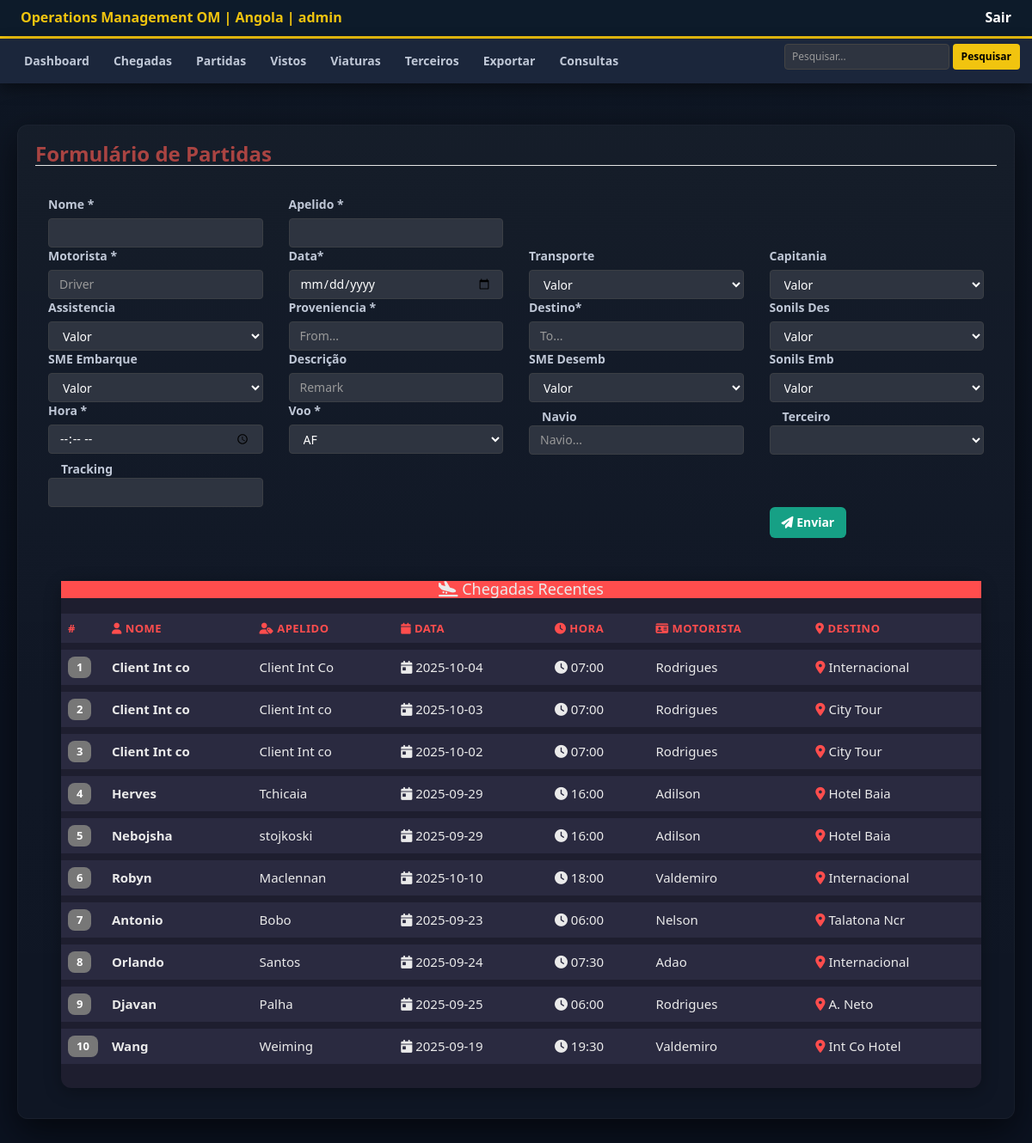
The page /partidas_cadastrar.php (signed in) on the database its author committed.
### tables this page shows
CREATE TABLE `admin_usuarios` (
  `id` int NOT NULL,
  `nome` varchar(50) NOT NULL,
  `acesso` int NOT NULL,
  `login` varchar(50) NOT NULL,
  `senha` varchar(50) NOT NULL,
  `email` varchar(50) NOT NULL,
  `created` datetime NOT NULL,
  `modified` datetime DEFAULT NULL
);

CREATE TABLE `meetpartida` (
  `id` int NOT NULL,
  `Nome` varchar(50) NOT NULL,
  `Apelido` varchar(50) NOT NULL,
  `Motorista` text NOT NULL,
  `Data` date NOT NULL,
  `Transporte` varchar(50) NOT NULL,
  `Embarques` text NOT NULL,
  `SonilsAcesso` varchar(50) NOT NULL,
  `Capitania` text NOT NULL,
  `Desembarques` varchar(50) NOT NULL,
  `Proveniencia` varchar(50) NOT NULL,
  `Destino` varchar(50) NOT NULL,
  `Navio` varchar(50) NOT NULL,
  `Descricao` varchar(50) NOT NULL,
  `Hora` varchar(50) NOT NULL,
  `Voo` varchar(50) NOT NULL,
  `ValorTransporte` varchar(50) NOT NULL,
  `Terceiro` varchar(50) NOT NULL,
  `Trackingnumber` varchar(50) NOT NULL,
  `ValorCapitania` varchar(50) NOT NULL,
  `ValorEmbarque` varchar(50) NOT NULL,
  `ValorDesembarque` varchar(50) NOT NULL,
  `ValorAcesso` varchar(50) NOT NULL,
  `image` varchar(50) NOT NULL,
  `ValorAssistencia` varchar(50) NOT NULL,
  `assisgate` varchar(11) NOT NULL
);

### partidas_cadastrar.php (the view, shortened to what this page needs)
<?php
include_once("conexao.php");
$id = isset($_SESSION['id_usuario']) ? $_SESSION['id_usuario'] : 0;
$percorre = array('login' => 'Visitante');
if($id){
    $selecao = "SELECT * FROM admin_usuarios WHERE id='$id'";
    $acessar = mysqli_query($conexao, $selecao);
    if($acessar) $percorre = mysqli_fetch_array($acessar);
}
?>
<!DOCTYPE html>
<html lang="pt">
<head>
    <link href="//maxcdn.bootstrapcdn.com/bootstrap/3.3.7/css/bootstrap.min.css" rel="stylesheet" id="bootstrap-css">
    <link rel="stylesheet" href="https://cdnjs.cloudflare.com/ajax/libs/font-awesome/6.4.0/css/all.min.css">
    <link rel="stylesheet" href="chegadas_cadastrar.css">
</head>
<body onload='get_client_list()'>
    <?php
        include_once("st_cabecalho.php");
    ?>
    <div class="form-wrapper">
        <form action="#" method="POST" onsubmit="norefresh_form(); return false" class="form-horizontal">
            <fieldset>
                <legend><h3 class="text-danger">Formulário de Partidas</h3></legend>
                <div class="panel-body">
                    <div class="row g-2 align-items-center">
                        <div class="col-md-3">
                            <label for="prependedtext">Nome <h11>*</h11></label>
                            <input id="Nome" name="Nome" placeholder="" class="form-control input-md" required="" type="text">
                        </div>
                        <div class="col-md-3">
                            <label for="prependedtext">Apelido <h11>*</h11></label>
                            <input id="Apelido" name="Apelido" placeholder="" class="form-control input-md" required="" type="text">
                        </div>
                    </div>
                    <div class="row g-2">
                        <div class="col-md-3">
                            <label for="Nome">Motorista <h11>*</h11></label>
                            <input id="Motorista" name="Motorista" placeholder="Driver" class="form-control input-md" required="" type="text" maxlength="20">
                        </div>
                        <div class="col-md-3">
                            <label for="Nome">Data<h11>*</h11></label>
                            <input id="Data" name="Data" placeholder="Data de Chegada" class="form-control input-md" required="" type="Date" maxlength="10" OnKeyPress="formatar('##/##/####', this)" onBlur="showhide()">
                        </div>
                        <div class="col-md-3">
                            <label for="prependedtext">Transporte</label>
                            <select type="number"  required id="ValorTransporte" name="ValorTransporte" class="form-control" required="">
                                <option value="0">Valor</option>
                            </select>
                        </div>
                        <div class="col-md-3">
                            <label for="prependedtext">Capitania</label>
                            <select type="number"  required id="ValorCapitania" name="ValorCapitania" class="form-control">
                                <option value="0">Valor</option>
                            </select>
                        </div>
                    </div>
                    <div class="row g-2">
                        <div class="col-md-3">
                            <label for="prependedtext">Assistencia</label>
                            <select type="number"  required id="assisgate" name="assisgate" class="form-control">
                                <option value="0">Valor</option>
                            </select>
                        </div>
                        <div class="col-md-3">
                            <label for="prependedtext">Proveniencia <h11>*</h11></label>
                            <input id="Proveniencia" name="Proveniencia" class="form-control" placeholder="From..." required="" type="text">
                        </div>
                         <div class="col-md-3">
                            <label for="prependedtext">Destino<h11>*</h11></label>
                            <input id="Destino" name="Destino" class="form-control" placeholder="To..." required="" type="text">
                        </div>
                        <div class="col-md-3">
                            <label for="prependedtext">Sonils Des</label>
                            <select type="number"  required id="ValorAssistencia" name="ValorAssistencia" class="form-control">
                                <option value="0">Valor</option>
                            </select>
                        </div>
                    </div>
                    <div class="row g-2">
                        <div class="col-md-3">
                            <label for="prependedtext">SME Embarque</label>
                            <select type="number"  required id="ValorEmbarque" name="ValorEmbarque" class="form-control">
                                <option value="0">Valor</option>
                            </select>
                        </div>
                        <div class="col-md-3">
                            <label for="prependedtext">Descrição</label>
                            <input id="Descricao" name="Descricao" class="form-control" placeholder="Remark" type="text">
                        </div>
                        <div class="col-md-3">
                            <label for="prependedtext">SME Desemb</label>
                            <select type="number"  required id="ValorDesembarque" name="ValorDesembarque" class="form-control">
                                <option value="0">Valor</option>
                            </select>
                        </div>
                        <div class="col-md-3">
                            <label for="prependedtext">Sonils Emb</label>
                            <select type="number"  required id="ValorAcesso" name="ValorAcesso" class="form-control">
                                <option value="0">Valor</option>
                            </select>
                        </div>
                    </div>
                    <div class="row g-2">
                        <div class="col-md-3">
                            <label for="Tempo">Hora <h11>*</h11></label>
                            <input id="Hora" name="Hora" placeholder="Arriva Time" class="form-control input-md" required="" value="" type="time"maxlength="8" pattern="[00H00]">
                        </div>
                        <div class="col-md-3">
                            <label for="Aviao">Voo <h11>*</h11></label>
                            <select required id="Voo" name="Voo" class="form-control">
                                <option value="AF">AF</option>
                            </select>
                        </div>
                        <div class="col-md-3">
                            <label class="col-md-1 control-label" for="prependedtext">Navio</label>
                            <input id="Navio" name="Navio" class="form-control" placeholder="Navio..." type="text">
                        </div>
                        <div class="col-md-3">
                            <label class="col-md-1 control-label" for="selectbasic">Terceiro</label>
                            <select  id="Terceiro" name="Terceiro" class="form-control">
                            </select>
                        </div>
                    </div>
                    <div class="row g-2">
                        <div class="col-md-3">
                            <label class="col-md-1 control-label" for="Referencia">Tracking</label>
                            <input id="Trackingnumber" name="Trackingnumber" type="text" placeholder="" class="form-control input-md">
                        </div>
                        <div class="col-md-3">
                        </div>
                        <div class="col-md-3">
                        </div>
                        <div class="col-md-3">
                        </div>
                    </div>
                    <div class="row g-2">
                        <div class="col-md-9">
                        </div>
                        <div class="col-md-3 d-flex gap-2">
                            <button id="Listar" name="Listar" class="btn btn-success" type="Listar"><i class="fa fa-paper-plane"></i> Enviar</button>
                        </div>
                    </div>
                    <div class="container" style="margin-top:40px; max-width:1100px;">
                        <div class="card shadow-sm border-0" style="border-radius:12px; background:#1e1e2f; color:#eaeaea;">
                            <div class="card-header text-white" style="background:linear-gradient(90deg, #FF4D4D, #FF4D4D); border-radius:0px;">
                                <h4 class="text-center mb-0">
                                    <i class="fa fa-plane-arrival"></i> Chegadas Recentes
                                </h4>
                            </div>
                            <div class="card-body p-4">
                                <div class="table-responsive">
                                    <table class="table table-hover align-middle mb-0" style="color:#eaeaea;">
                                        <thead style="background:#2a2a40; color:#00aaff; font-weight:600;">
                                            <tr>
                                                <th class="text-success" style="width:50px;">#</th>
                                                <th class="text-success"><i class="fa fa-user text-success"></i> Nome</th>
                                                <th class="text-success"><i class="fa fa-user-tag text-success"></i> Apelido</th>
                                                <th class="text-success"><i class="fa fa-calendar text-success"></i> Data</th>
                                                <th class="text-success"><i class="fa fa-clock text-success"></i> Hora</th>
                                                <th class="text-success"><i class="fa fa-id-card text-success"></i> Motorista</th>
                                                <th class="text-success"><i class="fa fa-map-marker-alt text-success"></i> Destino</th>
                                            </tr>
                                        </thead>
                                        <tbody style="font-size:15px;">
                                            <?php
                                            $sql = "SELECT Nome, Apelido, Data, Hora, Motorista, Destino
                                                    FROM  meetpartida
                                                    ORDER BY id DESC
                                                    LIMIT 10";
                                            $resultado = mysqli_query($conexao, $sql);
                                            if ($resultado && mysqli_num_rows($resultado) > 0) {
                                                $contador = 1;
                                                while ($linha = mysqli_fetch_assoc($resultado)) {
                                                    echo '<tr style="transition:background 0.2s; cursor:pointer;">';
                                                    echo '<td><span class="badge bg-primary" style="font-size:13px; padding:6px 10px; border-radius:8px;">' . $contador . '</span></td>';
                                                    echo '<td><strong>' . htmlspecialchars($linha['Nome']) . '</strong></td>';
                                                    echo '<td>' . htmlspecialchars($linha['Apelido']) . '</td>';
                                                    echo '<td><i class="fa fa-calendar-day text-secondary"></i> ' . htmlspecialchars($linha['Data']) . '</td>';
                                                    echo '<td><i class="fa fa-clock text-secondary"></i> ' . htmlspecialchars($linha['Hora']) . '</td>';
                                                    echo '<td>' . htmlspecialchars($linha['Motorista']) . '</td>';
                                                    echo '<td><i class="fa fa-location-dot text-success"></i> ' . htmlspecialchars($linha['Destino']) . '</td>';
                                                    echo '</tr>';
                                                    $contador++;
                                                }
                                            } else {
                                                echo "<tr><td colspan='7' class='text-center text-muted py-3'><i class='fa fa-info-circle'></i> Nenhuma chegada registada ainda.</td></tr>";
                                            }
                                            ?>
                                        </tbody>
                                    </table>
                                </div>
                            </div>
                        </div>
                    </div>
                </div>
                </div>
        <div id="snackbar">  Adicionado as PARTIDAS</div><br>
    </body>
</html>

### st_cabecalho.php
<div class="welcome">
    <h3>Operations Management OM | Angola | <?php echo htmlspecialchars($percorre['login']); ?>
        <a href="sair.php" style="float:right;">Sair</a>
    </h3>
</div>
<?php
    include_once("st_menu.php");
?>

### chegadas_cadastrar.css (style rules this page uses)
:root { --bg-dark: #0d1b2a; --panel-dark: #1b263b; --accent: #f1c40f; --muted: #bfc7d6; --input-bg: #2e3440; }
html,body { height:100%; }
body { margin:0; font-family: "Segoe UI", Arial, sans-serif; background: linear-gradient(180deg,#0f1724 0%, #0b1220 60%); color:#e6eef8; }
.welcome { background: var(--bg-dark); padding: 12px 24px; border-bottom: 3px solid var(--accent); color: #fff; }
.welcome h3 { margin:0; font-weight:600; color:var(--accent); font-size:16px; }
.welcome a { color:#fff; text-decoration:none; }
.form-wrapper { max-width: 1200px; margin: 28px auto; padding: 20px; }
form.form-horizontal { background: linear-gradient(180deg, rgba(255,255,255,0.03), rgba(255,255,255,0.02)); border-radius: 12px; padding: 20px; box-shadow: 0 14px 40px rgba(0,0,0,0.6); border: 1px solid rgba(255,255,255,0.03); }
legend h3 { color:var(--accent); margin:0; font-weight:700; }
.panel-body label { color: var(--muted); font-weight:700; margin-bottom:6px; display:block; }
.form-control { background: var(--input-bg); color:#fff; border:1px solid #3b3f45; border-radius:4px; box-shadow:none; }
.btn { border-radius:6px; font-weight:700; padding:8px 14px; }
.btn-success { background:#16a085; border:none; color:#fff; }

### partidas_cadastrar.php (style rules this page uses)
body { background-color: #12121c; color: #eaeaea; font-family: 'Segoe UI', sans-serif; }
.card { box-shadow: 0 4px 20px rgba(0,0,0,0.3); transition: all 0.2s ease-in-out; }
.table { border-collapse: separate; border-spacing: 0 8px; }
.table thead tr th { border: none !important; text-transform: uppercase; font-size: 13px; letter-spacing: 0.5px; }
.table tbody tr { background: #2a2a40; border-radius: 10px; }
.table td, .table th { border: none !important; vertical-align: middle !important; }
.badge { font-size: 13px; padding: 6px 10px; border-radius: 8px; }
.text-success { color: #FF4D4D !important; }

### rows shown on the page
admin_usuarios: login "admin"
meetpartida: Nome "Client Int co", Apelido "Client Int Co", Data "2025-10-04", Hora "07:00", Motorista "Rodrigues", Destino "Internacional"
meetpartida: Nome "Client Int co", Apelido "Client Int co", Data "2025-10-03", Hora "07:00", Motorista "Rodrigues", Destino "City Tour"
meetpartida: Nome "Client Int co", Apelido "Client Int co", Data "2025-10-02", Hora "07:00", Motorista "Rodrigues", Destino "City Tour"
meetpartida: Nome "Herves", Apelido "Tchicaia", Data "2025-09-29", Hora "16:00", Motorista "Adilson", Destino "Hotel Baia"
meetpartida: Nome "Nebojsha", Apelido "stojkoski", Data "2025-09-29", Hora "16:00", Motorista "Adilson", Destino "Hotel Baia"
meetpartida: Nome "Robyn", Apelido "Maclennan", Data "2025-10-10", Hora "18:00", Motorista "Valdemiro", Destino "Internacional"
meetpartida: Nome "Antonio", Apelido "Bobo", Data "2025-09-23", Hora "06:00", Motorista "Nelson", Destino "Talatona Ncr"
meetpartida: Nome "Orlando", Apelido "Santos", Data "2025-09-24", Hora "07:30", Motorista "Adao", Destino "Internacional"
meetpartida: Nome "Djavan", Apelido "Palha", Data "2025-09-25", Hora "06:00", Motorista "Rodrigues", Destino "A. Neto"
meetpartida: Nome "Wang", Apelido "Weiming", Data "2025-09-19", Hora "19:30", Motorista "Valdemiro", Destino "Int Co Hotel"
